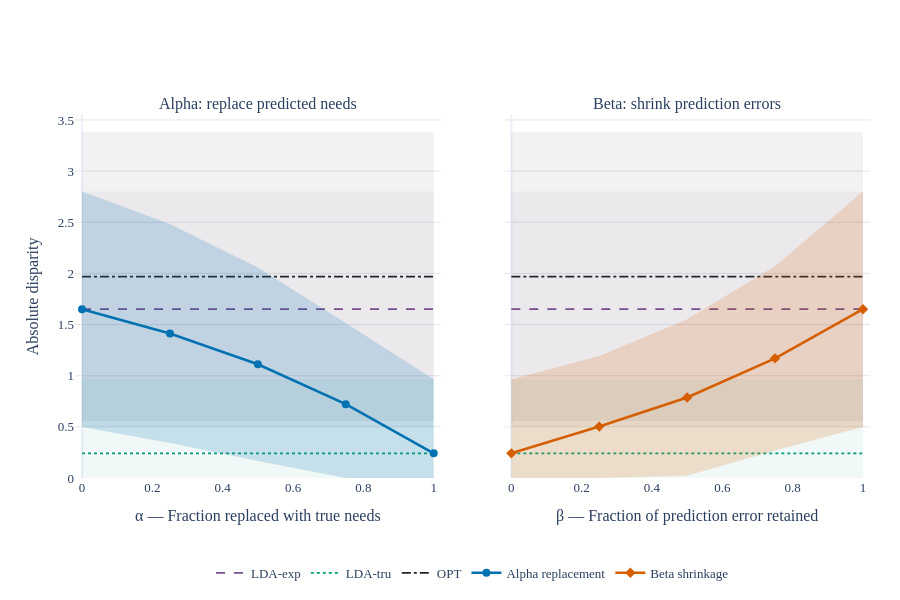

Notebook source saved alongside this figure:
### Markdown cell above
### Absolute disparity: alpha and beta experiments

The panels share a y-axis and use the same model-level mean and sample standard deviation as the results table. Alpha replaces a fraction of predicted needs with true needs; beta scales the prediction error. **More correction means higher alpha or lower beta.** Only saved experiment points are plotted; alpha = 0 comes from the LDA-exp baseline.

Dashed reference lines show the mean for LDA-exp, LDA-tru, and OPT. Lighter bands show **mean ± 1 standard deviation**, including for the references, with every lower bound clipped at zero. These bands show variation across evaluated allocations, not confidence intervals. All disparities are evaluated using true needs. Click legend entries to hide or show a series and its band.

### Code cell
import plotly.graph_objects as go
from plotly.subplots import make_subplots

# Keep experiment configurations separate, and retain baseline rows with NaN beta.
plot_config_columns = ["selection_rate", "k", "n", "pred_variant", "tau"]
disparity_plot_stats = (
    df_results.groupby(plot_config_columns + ["algorithm", "alpha", "beta"], dropna=False)["absolute_disparity"]
    .agg(["mean", "std"])
    .reset_index()
)
disparity_plot_stats["lower"] = (disparity_plot_stats["mean"] - disparity_plot_stats["std"]).clip(lower=0)
disparity_plot_stats["upper"] = disparity_plot_stats["mean"] + disparity_plot_stats["std"]


def add_disparity_series(fig, *, x, mean, std, lower, upper, name, color,
                         column, dash="solid", marker=None, opacity=0.18, showlegend=True):
    # Every band uses clipped bounds, including the horizontal reference bands.
    red, green, blue = (int(color[index:index + 2], 16) for index in (1, 3, 5))
    for bounds, fill in [(lower, None), (upper, "tonexty")]:
        fig.add_trace(go.Scatter(
            x=list(x), y=list(bounds), mode="lines", line=dict(width=0),
            fill=fill, fillcolor=f"rgba({red},{green},{blue},{opacity})",
            name=name, legendgroup=name, showlegend=False, hoverinfo="skip",
        ), row=1, col=column)
    fig.add_trace(go.Scatter(
        x=list(x), y=list(mean), customdata=list(std),
        mode="lines+markers" if marker else "lines",
        line=dict(color=color, width=2.6 if marker else 1.8, dash=dash),  # noqa: C408
        marker=dict(symbol=marker or "circle", size=8),  # noqa: C408
        name=name, legendgroup=name, showlegend=showlegend,
        hovertemplate=(
            ("Parameter: %{x:g}<br>" if marker else "")
            + "Mean disparity: %{y:.3f}<br>SD: %{customdata:.3f}<extra>%{fullData.name}</extra>"
        ),
    ), row=1, col=column)


reference_styles = [
    ("LDA-exp", "#7A5195", "dash"),
    ("LDA-tru", "#009E73", "dot"),
    ("OPT", "#242424", "dashdot"),
]
disparity_figures = []
for config, stats in disparity_plot_stats.groupby(plot_config_columns, dropna=False, sort=True):
    rate, k, n, pred_variant, tau = config
    fig = make_subplots(
        rows=1, cols=2, shared_yaxes=True, horizontal_spacing=0.08,
        subplot_titles=("Alpha: replace predicted needs", "Beta: shrink prediction errors"),
    )

    # Alpha = 0 identifies the original LDA-exp baseline, not the replacement runs.
    references = stats.loc[
        stats["beta"].isna()
        & (stats["algorithm"].isin(["OPT", "LDA-tru"])
           | (stats["algorithm"].eq("LDA-exp") & stats["alpha"].eq(0)))
    ].set_index("algorithm")
    for algorithm, color, dash in reference_styles:
        if algorithm not in references.index:
            continue
        reference = references.loc[algorithm]
        for column in [1, 2]:
            add_disparity_series(
                fig, x=[0, 1], mean=[reference["mean"]] * 2, std=[reference["std"]] * 2,
                lower=[reference["lower"]] * 2, upper=[reference["upper"]] * 2,
                name=algorithm, color=color, dash=dash, column=column,
                opacity=0.06, showlegend=column == 1,
            )

    experiments = [
        (1, "alpha", "Alpha replacement", "#0072B2", "circle",
         stats["algorithm"].eq("LDA-exp") & stats["beta"].isna()),
        (2, "beta", "Beta shrinkage", "#D55E00", "diamond",
         stats["algorithm"].eq("LDA-exp-beta") & stats["alpha"].eq(0)),
    ]
    for column, parameter, name, color, marker, mask in experiments:
        curve = stats.loc[mask].sort_values(parameter)
        if curve.empty:
            fig.add_annotation(text="No saved results", x=0.5, y=0.5,
                               xref=f"x{column if column > 1 else ''} domain",
                               yref=f"y{column if column > 1 else ''} domain", showarrow=False)
            continue
        add_disparity_series(
            fig, x=curve[parameter], mean=curve["mean"], std=curve["std"],
            lower=curve["lower"], upper=curve["upper"], name=name,
            color=color, marker=marker, column=column,
        )

    y_max = max(float(stats["upper"].fillna(stats["mean"]).max()), 0.1) * 1.05
    fig.update_xaxes(range=[-0.02, 1.02], tickvals=np.linspace(0, 1, 6).tolist(), showgrid=False)
    fig.update_xaxes(title_text="α — Fraction replaced with true needs", row=1, col=1)
    fig.update_xaxes(title_text="β — Fraction of prediction error retained", row=1, col=2)
    fig.update_yaxes(range=[0, y_max], gridcolor="#E5E7EB", zeroline=False)
    fig.update_yaxes(title_text="Absolute disparity", row=1, col=1)
    fig.update_layout(
        template="plotly_white", height=600,
        font=dict(size=13, family="iosevka"), margin=dict(l=75, r=30, t=115, b=100),  # noqa: C408
        legend=dict(orientation="h", x=0.5, xanchor="center", y=-0.22, yanchor="top", groupclick="togglegroup"),  # noqa: C408
        hovermode="closest",
    )
    disparity_figures.append(fig)
    fig.show()

### Figure 1 — Plotly figure (JSON) as saved in the notebook; plotly's stock layout.template omitted (floating-point values rounded to 4 significant figures)
{"data": [{"fillcolor": "rgba(122,81,149,0.06)", "hoverinfo": "skip", "legendgroup": "LDA-exp", "line": {"width": 0}, "mode": "lines", "name": "LDA-exp", "showlegend": false, "type": "scatter", "x": [0, 1], "xaxis": "x", "y": [0.4986, 0.4986], "yaxis": "y"}, {"fill": "tonexty", "fillcolor": "rgba(122,81,149,0.06)", "hoverinfo": "skip", "legendgroup": "LDA-exp", "line": {"width": 0}, "mode": "lines", "name": "LDA-exp", "showlegend": false, "type": "scatter", "x": [0, 1], "xaxis": "x", "y": [2.802, 2.802], "yaxis": "y"}, {"customdata": [1.152, 1.152], "hovertemplate": "Mean disparity: %{y:.3f}<br>SD: %{customdata:.3f}<extra>%{fullData.name}</extra>", "legendgroup": "LDA-exp", "line": {"color": "#7A5195", "dash": "dash", "width": 1.8}, "marker": {"size": 8, "symbol": "circle"}, "mode": "lines", "name": "LDA-exp", "showlegend": true, "type": "scatter", "x": [0, 1], "xaxis": "x", "y": [1.65, 1.65], "yaxis": "y"}, {"fillcolor": "rgba(122,81,149,0.06)", "hoverinfo": "skip", "legendgroup": "LDA-exp", "line": {"width": 0}, "mode": "lines", "name": "LDA-exp", "showlegend": false, "type": "scatter", "x": [0, 1], "xaxis": "x2", "y": [0.4986, 0.4986], "yaxis": "y2"}, {"fill": "tonexty", "fillcolor": "rgba(122,81,149,0.06)", "hoverinfo": "skip", "legendgroup": "LDA-exp", "line": {"width": 0}, "mode": "lines", "name": "LDA-exp", "showlegend": false, "type": "scatter", "x": [0, 1], "xaxis": "x2", "y": [2.802, 2.802], "yaxis": "y2"}, {"customdata": [1.152, 1.152], "hovertemplate": "Mean disparity: %{y:.3f}<br>SD: %{customdata:.3f}<extra>%{fullData.name}</extra>", "legendgroup": "LDA-exp", "line": {"color": "#7A5195", "dash": "dash", "width": 1.8}, "marker": {"size": 8, "symbol": "circle"}, "mode": "lines", "name": "LDA-exp", "showlegend": false, "type": "scatter", "x": [0, 1], "xaxis": "x2", "y": [1.65, 1.65], "yaxis": "y2"}, {"fillcolor": "rgba(0,158,115,0.06)", "hoverinfo": "skip", "legendgroup": "LDA-tru", "line": {"width": 0}, "mode": "lines", "name": "LDA-tru", "showlegend": false, "type": "scatter", "x": [0, 1], "xaxis": "x", "y": [0, 0], "yaxis": "y"}, {"fill": "tonexty", "fillcolor": "rgba(0,158,115,0.06)", "hoverinfo": "skip", "legendgroup": "LDA-tru", "line": {"width": 0}, "mode": "lines", "name": "LDA-tru", "showlegend": false, "type": "scatter", "x": [0, 1], "xaxis": "x", "y": [0.9648, 0.9648], "yaxis": "y"}, {"customdata": [0.7237, 0.7237], "hovertemplate": "Mean disparity: %{y:.3f}<br>SD: %{customdata:.3f}<extra>%{fullData.name}</extra>", "legendgroup": "LDA-tru", "line": {"color": "#009E73", "dash": "dot", "width": 1.8}, "marker": {"size": 8, "symbol": "circle"}, "mode": "lines", "name": "LDA-tru", "showlegend": true, "type": "scatter", "x": [0, 1], "xaxis": "x", "y": [0.2411, 0.2411], "yaxis": "y"}, {"fillcolor": "rgba(0,158,115,0.06)", "hoverinfo": "skip", "legendgroup": "LDA-tru", "line": {"width": 0}, "mode": "lines", "name": "LDA-tru", "showlegend": false, "type": "scatter", "x": [0, 1], "xaxis": "x2", "y": [0, 0], "yaxis": "y2"}, {"fill": "tonexty", "fillcolor": "rgba(0,158,115,0.06)", "hoverinfo": "skip", "legendgroup": "LDA-tru", "line": {"width": 0}, "mode": "lines", "name": "LDA-tru", "showlegend": false, "type": "scatter", "x": [0, 1], "xaxis": "x2", "y": [0.9648, 0.9648], "yaxis": "y2"}, {"customdata": [0.7237, 0.7237], "hovertemplate": "Mean disparity: %{y:.3f}<br>SD: %{customdata:.3f}<extra>%{fullData.name}</extra>", "legendgroup": "LDA-tru", "line": {"color": "#009E73", "dash": "dot", "width": 1.8}, "marker": {"size": 8, "symbol": "circle"}, "mode": "lines", "name": "LDA-tru", "showlegend": false, "type": "scatter", "x": [0, 1], "xaxis": "x2", "y": [0.2411, 0.2411], "yaxis": "y2"}, {"fillcolor": "rgba(36,36,36,0.06)", "hoverinfo": "skip", "legendgroup": "OPT", "line": {"width": 0}, "mode": "lines", "name": "OPT", "showlegend": false, "type": "scatter", "x": [0, 1], "xaxis": "x", "y": [0.5575, 0.5575], "yaxis": "y"}, {"fill": "tonexty", "fillcolor": "rgba(36,36,36,0.06)", "hoverinfo": "skip", "legendgroup": "OPT", "line": {"width": 0}, "mode": "lines", "name": "OPT", "showlegend": false, "type": "scatter", "x": [0, 1], "xaxis": "x", "y": [3.38, 3.38], "yaxis": "y"}, {"customdata": [1.411, 1.411], "hovertemplate": "Mean disparity: %{y:.3f}<br>SD: %{customdata:.3f}<extra>%{fullData.name}</extra>", "legendgroup": "OPT", "line": {"color": "#242424", "dash": "dashdot", "width": 1.8}, "marker": {"size": 8, "symbol": "circle"}, "mode": "lines", "name": "OPT", "showlegend": true, "type": "scatter", "x": [0, 1], "xaxis": "x", "y": [1.969, 1.969], "yaxis": "y"}, {"fillcolor": "rgba(36,36,36,0.06)", "hoverinfo": "skip", "legendgroup": "OPT", "line": {"width": 0}, "mode": "lines", "name": "OPT", "showlegend": false, "type": "scatter", "x": [0, 1], "xaxis": "x2", "y": [0.5575, 0.5575], "yaxis": "y2"}, {"fill": "tonexty", "fillcolor": "rgba(36,36,36,0.06)", "hoverinfo": "skip", "legendgroup": "OPT", "line": {"width": 0}, "mode": "lines", "name": "OPT", "showlegend": false, "type": "scatter", "x": [0, 1], "xaxis": "x2", "y": [3.38, 3.38], "yaxis": "y2"}, {"customdata": [1.411, 1.411], "hovertemplate": "Mean disparity: %{y:.3f}<br>SD: %{customdata:.3f}<extra>%{fullData.name}</extra>", "legendgroup": "OPT", "line": {"color": "#242424", "dash": "dashdot", "width": 1.8}, "marker": {"size": 8, "symbol": "circle"}, "mode": "lines", "name": "OPT", "showlegend": false, "type": "scatter", "x": [0, 1], "xaxis": "x2", "y": [1.969, 1.969], "yaxis": "y2"}, {"fillcolor": "rgba(0,114,178,0.18)", "hoverinfo": "skip", "legendgroup": "Alpha replacement", "line": {"width": 0}, "mode": "lines", "name": "Alpha replacement", "showlegend": false, "type": "scatter", "x": [0, 0.25, 0.5, 0.75, 1], "xaxis": "x", "y": [0.4986, 0.3413, 0.166, 0, 0], "yaxis": "y"}, {"fill": "tonexty", "fillcolor": "rgba(0,114,178,0.18)", "hoverinfo": "skip", "legendgroup": "Alpha replacement", "line": {"width": 0}, "mode": "lines", "name": "Alpha replacement", "showlegend": false, "type": "scatter", "x": [0, 0.25, 0.5, 0.75, 1], "xaxis": "x", "y": [2.802, 2.484, 2.058, 1.516, 0.9648], "yaxis": "y"}, {"customdata": [1.152, 1.071, 0.9459, 0.7949, 0.7237], "hovertemplate": "Parameter: %{x:g}<br>Mean disparity: %{y:.3f}<br>SD: %{customdata:.3f}<extra>%{fullData.name}</extra>", "legendgroup": "Alpha replacement", "line": {"color": "#0072B2", "dash": "solid", "width": 2.6}, "marker": {"size": 8, "symbol": "circle"}, "mode": "lines+markers", "name": "Alpha replacement", "showlegend": true, "type": "scatter", "x": [0, 0.25, 0.5, 0.75, 1], "xaxis": "x", "y": [1.65, 1.413, 1.112, 0.7216, 0.2411], "yaxis": "y"}, {"fillcolor": "rgba(213,94,0,0.18)", "hoverinfo": "skip", "legendgroup": "Beta shrinkage", "line": {"width": 0}, "mode": "lines", "name": "Beta shrinkage", "showlegend": false, "type": "scatter", "x": [0, 0.25, 0.5, 0.75, 1], "xaxis": "x2", "y": [0, 0, 0.02184, 0.2695, 0.4985], "yaxis": "y2"}, {"fill": "tonexty", "fillcolor": "rgba(213,94,0,0.18)", "hoverinfo": "skip", "legendgroup": "Beta shrinkage", "line": {"width": 0}, "mode": "lines", "name": "Beta shrinkage", "showlegend": false, "type": "scatter", "x": [0, 0.25, 0.5, 0.75, 1], "xaxis": "x2", "y": [0.9648, 1.194, 1.552, 2.07, 2.802], "yaxis": "y2"}, {"customdata": [0.7237, 0.6911, 0.765, 0.9004, 1.152], "hovertemplate": "Parameter: %{x:g}<br>Mean disparity: %{y:.3f}<br>SD: %{customdata:.3f}<extra>%{fullData.name}</extra>", "legendgroup": "Beta shrinkage", "line": {"color": "#D55E00", "dash": "solid", "width": 2.6}, "marker": {"size": 8, "symbol": "diamond"}, "mode": "lines+markers", "name": "Beta shrinkage", "showlegend": true, "type": "scatter", "x": [0, 0.25, 0.5, 0.75, 1], "xaxis": "x2", "y": [0.2411, 0.5025, 0.7869, 1.17, 1.65], "yaxis": "y2"}], "layout": {"annotations": [{"font": {"size": 16}, "showarrow": false, "text": "Alpha: replace predicted needs", "x": 0.23, "xanchor": "center", "xref": "paper", "y": 1, "yanchor": "bottom", "yref": "paper"}, {"font": {"size": 16}, "showarrow": false, "text": "Beta: shrink prediction errors", "x": 0.77, "xanchor": "center", "xref": "paper", "y": 1, "yanchor": "bottom", "yref": "paper"}], "font": {"family": "iosevka", "size": 13}, "height": 600, "hovermode": "closest", "legend": {"groupclick": "togglegroup", "orientation": "h", "x": 0.5, "xanchor": "center", "y": -0.22, "yanchor": "top"}, "margin": {"b": 100, "l": 75, "r": 30, "t": 115}, "xaxis": {"anchor": "y", "domain": [0, 0.46], "range": [-0.02, 1.02], "showgrid": false, "tickvals": [0, 0.2, 0.4, 0.6, 0.8, 1], "title": {"text": "α — Fraction replaced with true needs"}}, "xaxis2": {"anchor": "y2", "domain": [0.54, 1], "range": [-0.02, 1.02], "showgrid": false, "tickvals": [0, 0.2, 0.4, 0.6, 0.8, 1], "title": {"text": "β — Fraction of prediction error retained"}}, "yaxis": {"anchor": "x", "domain": [0, 1], "gridcolor": "#E5E7EB", "range": [0, 3.549], "title": {"text": "Absolute disparity"}, "zeroline": false}, "yaxis2": {"anchor": "x2", "domain": [0, 1], "gridcolor": "#E5E7EB", "matches": "y", "range": [0, 3.549], "showticklabels": false, "zeroline": false}}}
